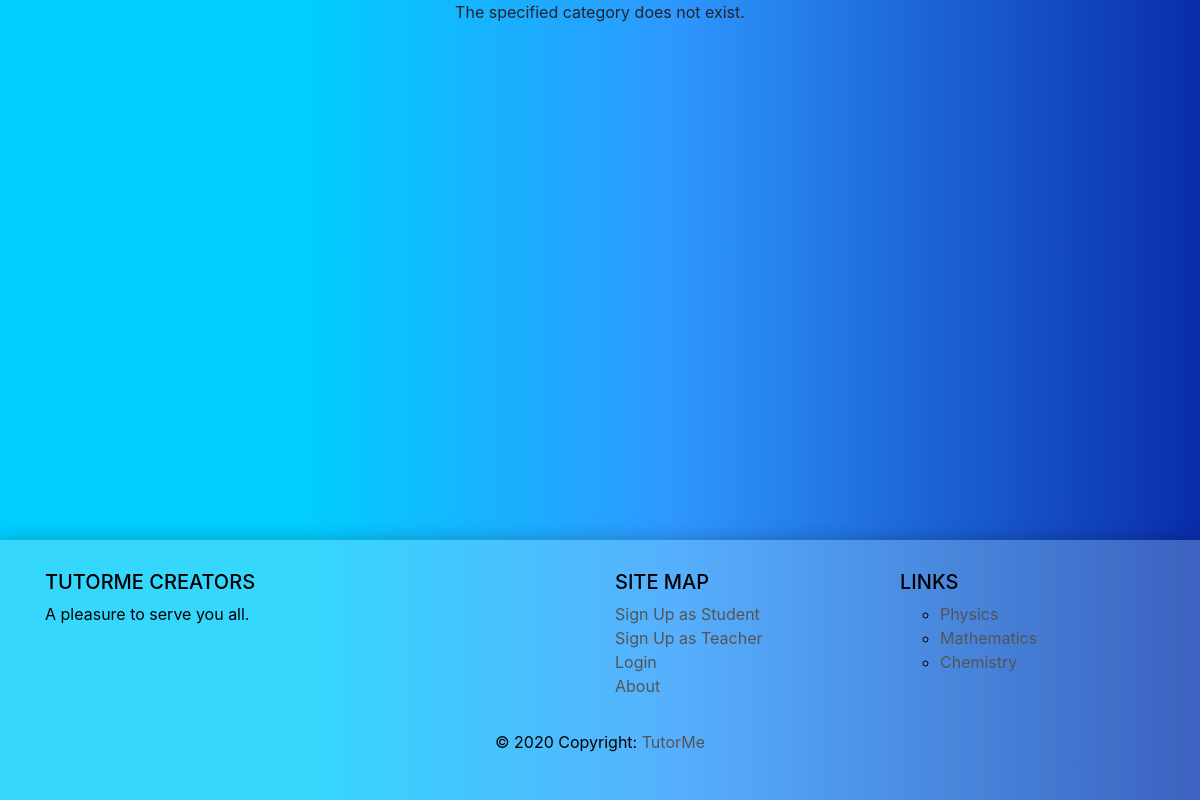
Before: /tutorme/category/Trigonometry/ with the older database file.
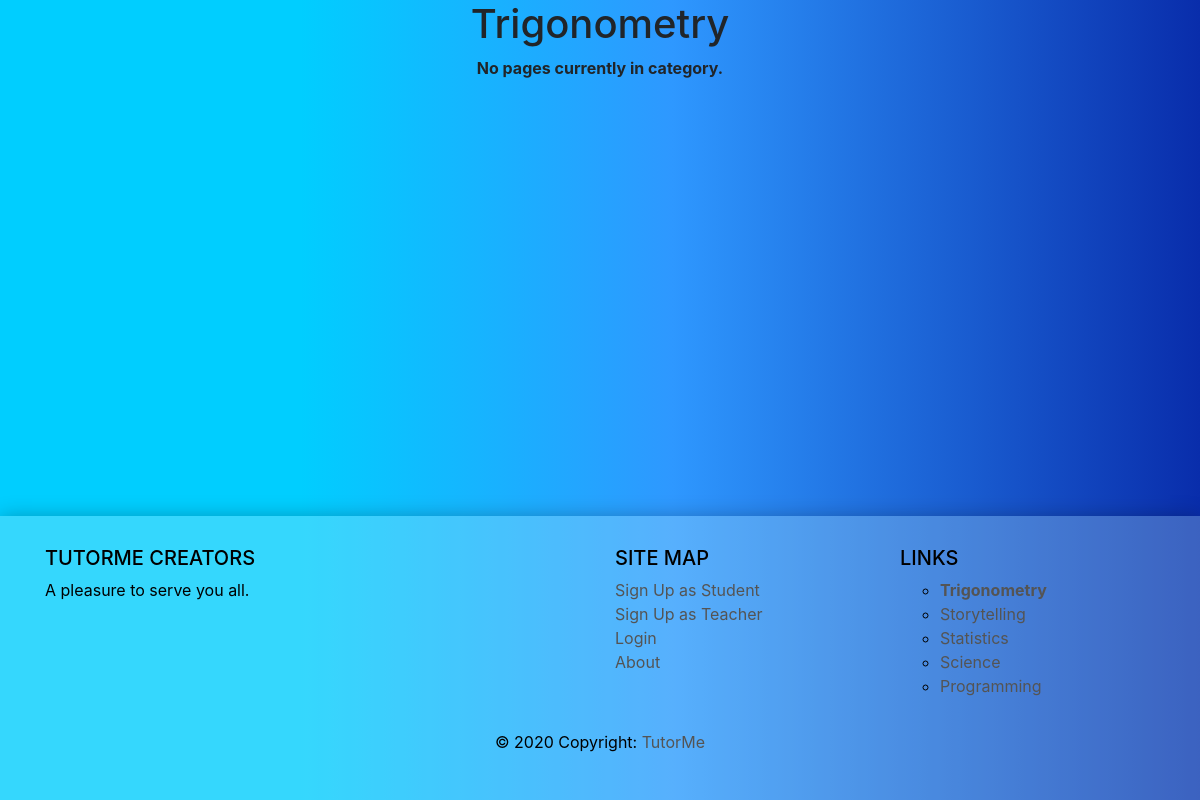
After: the same page with the newer database file.
### tutorme/models.py (models this page shows, shortened)
class Category(models.Model):
    NAME_MAX_LENGTH = 128
    name = models.CharField(max_length=NAME_MAX_LENGTH, unique=True)
    class Meta:
        verbose_name_plural = 'Categories'

### tutorme/views.py (the view)
# urls.py: path('category/<slug:category_name>/', views.show_category, name='show_category'),
def show_category(request, category_name):
    context_dict = dict()
    try:
        category = Category.objects.get(name=category_name)
        teacher_list = category.teachers.all()
        context_dict['category'] = category
        context_dict['teachers'] = teacher_list
    except Category.DoesNotExist:
        context_dict['category'] = None
    return render(request, 'tutorme/category.html', context=context_dict)

### tutorme/templatetags/tutorme_templates_tags.py (called while the page is built)
@register.inclusion_tag('tutorme/categories.html')
def get_category_list(current_category=None):
    return {'categories': Category.objects.order_by('-name')[:5], 'current_category': current_category}

### templates/tutorme/category.html (shortened to what this page needs)
{%extends 'tutorme/base.html'%}
{% load staticfiles %}
{% block body_block %}
    {% if category %}
        <h1>{{ category.name }}</h1>
        {% if teachers %}
            <ul>
                {% for teacher in teachers %}
                    <li>{{ teacher.first_name }}</li>
                {% endfor %}
            </ul>
        {% else %}
            <strong>No pages currently in category.</strong>
        {% endif %}
    {% else %}
        The specified category does not exist.
    {% endif %}
{% endblock %}

### templates/tutorme/categories.html
<ul>
{% if categories %}
    {% for c in categories %}
        {% if c == current_category %}
            <li>
            <strong>
                <a href="{% url 'tutorme:show_category' c.name %}">{{ c.name }}</a>
            </strong>
            </li>
        {% else %}
        <li>
            <a href="{% url 'tutorme:show_category' c.name %}">{{ c.name }}</a>
        </li>
        {% endif %}
    {% endfor %}
{% else %}
    <li><strong>There are no categories present.</strong></li>
{% endif %}
</ul>

Changed rows visible on the page:
no longer on this page (row edited): Category: name "Physics"
no longer on this page (row unchanged): Category: name "Mathematics"
no longer on this page (row edited): Category: name "Chemistry"
added Category: name "Trigonometry"
added Category: name "Storytelling"
added Category: name "Statistics"
added Category: name "Science"
added Category: name "Programming"
Other visible differences:
text no longer shown: "The specified category does not exist."
text now shown: "No pages currently in category."
